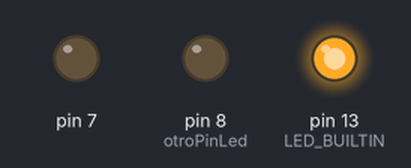
Bench run of a sketch on a simulated Arduino Uno, built with avr-gcc and run on an emulated ATmega328P. Shown: output pins drawn as LEDs (lit = HIGH).

Above: at 4.05 s.
At 4.65 s:
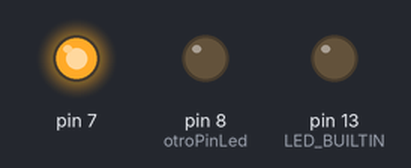
At 5.35 s:
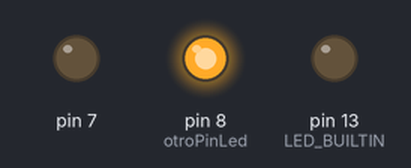
At 6.75 s:
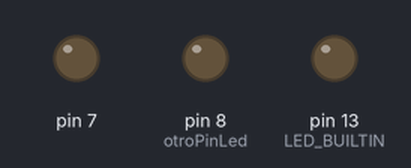
Timing chart, 0 to 7.0 s (numbered marks = the images above):
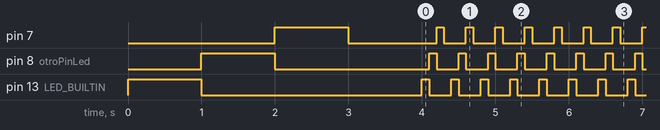

The sketch:

curso01holamundo.ino
```cpp
int otroPinLed=8;

void setup() {
  // put your setup code here, to run once:
  pinMode(LED_BUILTIN,OUTPUT);
  pinMode(otroPinLed,OUTPUT);
  pinMode(7,OUTPUT);
  luz(1000);
}

void loop() {
  luz(100);

}
void luz(int tiempo){
  digitalWrite(LED_BUILTIN,HIGH);
  delay(tiempo);
  digitalWrite(LED_BUILTIN,LOW);
  digitalWrite(otroPinLed,HIGH);
  delay(tiempo);
  digitalWrite(otroPinLed,LOW);
  digitalWrite(7,HIGH);
  delay(tiempo);
  digitalWrite(7,LOW);
  delay(tiempo);

}
int sumar(int a, int b){
  int c;
  c=a+b;
  return c;
}
```

Measured:
- by itself, pin 7, pin 8 (otroPinLed), pin 13 (LED_BUILTIN): repeats every 0.40 s: HIGH 0.10 s, LOW 0.30 s
